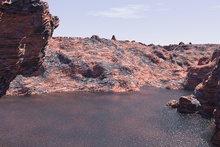
%> input picture Lab1CV/Codes/data/landscape-b.jpg, 220 x 147 px, shrunk from 720 x 480 before the run
$ octave main.m   (GNU Octave 9; MATLAB toolbox functions it lacks are replaced by stand-ins)
%> lines starting %> are read from the running program, lines starting %| are printed output that depends on the picture
### Lab1CV/Codes/scale_space/scale_space.m
function pyr = scale_space( im , params )
% The SCALE_SPACE function calculates the scale space
% for a given image

% first make local copies of the params struct

S      = params.S;
omin   = params.omin ;
O      = params.O;
sigma0 = params.sigma0;
sigman = params.sigman;

smin   = params.smin;
smax   = params.smax;


% If omin < 0, multiply the size of the image accordingly
%       if omin = -1 then double the image once
%       if omin = -2 then double the image twice etc...
% Do the same for omin > 0 but then halve the image instead of doubling it
if omin < 0
	for o=1:-omin
		im = double_image(im) ;
	end
elseif omin > 0
	for o=1:omin
		im = half_image(im) ;
	end
end

% store the size of the image
[M,N] = size(im);

% --------------------------------------------------------------------
% --------------------------------------------------------------------
% --------------------------------------------------------------------
%
% The first level of the first octave has scale index (o,s) =
% (omin,smin) and scale coordinate
%
%    sigma(omin,smin) = sigma0 2^omin k^smin
%
% The input image im is at nominal scale sigma. Thus in order to get
% the first level of the pyramid we need to apply a smoothing of
%
%   sqrt( (sigma0 2^omin k^smin)^2 - sigman^2 ).
%
% As we have pre-scaled the image omin octaves (up or down,
% depending on the sign of omin), we need to correct this value
% by dividing by 2^omin, getting
%
%   sqrt( (sigma0 k^smin)^2 - (sigman/2^omin)^2 )
%
% --------------------------------------------------------------------
% --------------------------------------------------------------------
% --------------------------------------------------------------------

% Let us first compute k
% The scales are separated by a constant multiplicative factor k
% According to Lowe , it is defined k as such:
k = 2^(1/S) ;

% Also lets define the scale index offset
s_offset = -smin+1;

%%%%%%%%%%%%%%
%First Octave%
%%%%%%%%%%%%%%

% let's store the octaves in a cell array. Each cell containing the
% images of a certain scale
pyr=cell(1,O);

% First, initialize the first octave in the pyramid
pyr{1} = zeros(M,N,smax-smin+1);

% Now smooth the first image in the scale of the first octave
% This is necessary since we have resized the image before (doubled it or
% halved depending on omin)

sig = sqrt((sigma0 * k^smin)^2  - (sigman/2^omin)^2);

pyr{1}(:,:,1)  = gaussian_filter(im, sig) ;

for s=smin+1:smax
	% Here we go from (omin,s-1) to (omin,s). The extra smoothing
	% standard deviation is
	%
	%  (sigma0 2^omin 2^(s/S) )^2 - (simga0 2^omin 2^(s/S-1/S) )^2
	%
	% After dividing by 2^omin (to take into account the fact
    % that the image has been pre-scaled omin octaves), the
    % standard deviation of the smoothing kernel is
    %
	%   ssigma = k^s sigma0 sqrt(1-1/k^2)

	ssigma =   k^s * sigma0 * sqrt(1 - 1/k^2) ;
	pyr{1}(:,:,s +s_offset) = gaussian_filter(pyr{1}(:,:,s-1 +s_offset), ssigma);

end


%%%%%%%%%%%%%%%%%%%%%%%%%
%The rest of the octaves%
%%%%%%%%%%%%%%%%%%%%%%%%%

for o=2:O
	% We need to initialize the first level of octave (o,smin) from
	% the closest possible level of the previous octave. A level (o,s)
    % in this octave corresponds to the level (o-1,s+S) in the previous
    % octave. In particular, the level (o,smin) correspnds to
    % (o-1,smin+S). However (o-1,smin+S) might not be among the levels
    % (o-1,smin), ..., (o-1,smax) that we have previously computed.
    % The closest one is
    %
	%                       /  smin+S    if smin+S <= smax
	% (o-1,sbest) , sbest = |
	%                       \  smax      if smin+S > smax
	%
	% The amount of extra smoothing we need to apply is then given by
	%
	%  ( sigma0 2^o 2^(smin/S) )^2 - ( sigma0 2^o 2^(sbest/S - 1) )^2
	%
    % As usual, we divide by 2^o to cancel out the effect of the
    % downsampling and we get
    %
	%  ( sigma 0 k^smin )^2 - ( sigma0 2^o k^(sbest - S) )^2
    %
	sbest = min(smin + S, smax) ;
	TMP = half_image(pyr{o-1}(:,:,sbest+s_offset)) ;

    target_sigma = sigma0 * k^smin ;
	prev_sigma = sigma0 * k^(sbest - S) ;

	if(target_sigma > prev_sigma)
          TMP = gaussian_filter(TMP, sqrt(target_sigma^2 - prev_sigma^2) ) ;
	end
	[M,N] = size(TMP) ;

	pyr{o}        = zeros(M,N,smax-smin+1) ;
	pyr{o}(:,:,1) = TMP ;

	for s=smin+1:smax
		% The other levels are determined as above for the first octave.
		ssigma = k^s * sigma0 * sqrt(1 - 1/k^2) ;
		pyr{o}(:,:,s +s_offset) = gaussian_filter(pyr{o}(:,:,s-1+s_offset), ssigma);
	end

end

end

### Lab1CV/Codes/scale_space/double_image.m
function imd = double_image( I )

%Double the image size as suggested by Lowe
[M,N]=size(I) ;
imd = zeros(2*M,2*N) ;
imd(1:2:end,1:2:end) = I ;
imd(2:2:end-1,2:2:end-1) = ...
	0.25*I(1:end-1,1:end-1) + ...
	0.25*I(2:end,1:end-1) + ...
	0.25*I(1:end-1,2:end) + ...
	0.25*I(2:end,2:end) ;
imd(2:2:end-1,1:2:end) = ...
	0.5*I(1:end-1,:) + ...
    0.5*I(2:end,:) ;
imd(1:2:end,2:2:end-1) = ...
	0.5*I(:,1:end-1) + ...
    0.5*I(:,2:end) ;

end

### Lab1CV/Codes/scale_space/gaussian_filter.m
function im_filtered = gaussian_filter( im, sigma )
% GAUSSIAN_FILTER filters given image by convolving it
% with a Gaussian kernel with a given sigma

    assert(ndims(im) == 2, 'Image must be greyscale');

    % if needed, convert im to double
    if ~strcmp(class(im),'double')
        im = double(im);
    end

    % set the size of the filter window
    sze = ceil(6*sigma);

    % ensure filter size is odd
    if ~mod(sze,2)
        sze = sze+1;
    end

    % and make sure it is at least 1
    sze = max(sze,1);

    h = fspecial('gaussian', [sze sze], sigma);

    im_filtered = filter2(h, im);

end

### Lab1CV/Codes/scale_space/half_image.m
function imh = half_image( I )

% halves the image size as described by Lowe
imh=I(1:2:end,1:2:end) ;

end

### Lab1CV/Codes/scale_space/difference_of_gaussians.m
function dog = difference_of_gaussians( pyramid, params )

% For each octave, compute the differences between consecutive scales and
% store the difference image
dog=cell(1,params.O);
for o=1:params.O
    [M,N,S] = size(pyramid{o}) ;
    dog{o} = zeros(M,N,params.S-1) ;
    for s=1:S-1
        dog{o}(:,:,s) = pyramid{o}(:,:,s+1) - pyramid{o}(:,:,s) ;
    end
end

end

### Lab1CV/Codes/scale_space/find_extremas.m
function keypoints = find_extremas( dog, params )
% FIND_EXTREMAS is a function that needs to take as input a computed difference of gaussian space and some parameters.
% It should return a a binary image where each found extrema has a value of 1 and the rest has value of 0.

% define the search radius
radius = 2;

% intialize keypoints image to have the size of the original input image
keypoints = zeros(size(dog{-params.omin+1}(:,:,1)));
[m n] = size (keypoints);
for o = 1:params.O
    [M,N,S] = size(dog{o}) ;
    for s=2:S-1

        % iterate over image pixels excluding a 1-pixel border (we compare 3x3 spatial neighborhood)
        for y = 2:M-1
            for x = 2:N-1
                % value at current location and scale
                val = dog{o}(y,x,s);

                % extract 3x3x3 neighborhood (spatial 3x3, scales s-1..s+1)
                nb = dog{o}(y-1:y+1, x-1:x+1, s-1:s+1);

                % convert to vector and remove the center element for comparison
                v = nb(:);
                center_idx = 14; % linear index of center in a 3x3x3 block
                v(center_idx) = [];

                % check for strict maxima / minima and apply threshold on magnitude
                is_maxima = all(val > v) && abs(val) > params.thresh;
                is_minima = all(val < v) && abs(val) > params.thresh;

                if (is_minima || is_maxima)
                    % first transform the point to the coordinate space of the original image
                    ypt = round(y *2^(params.omin+o-1) );
                    xpt = round(x * 2^(params.omin+o-1) );

                    % take care of the boundaries
                    if(ypt < 1 )
                        ypt = 1;
                    elseif (ypt > m)
                            ypt = m;
                    end
                    if (xpt <1 )
                        xpt = 1;
                    elseif (xpt > n)
                        xpt = n;
                    end

                    % set the values of keypoints to 1
                    keypoints(ypt, xpt) = 1;
                end
            end
        end
    end
end


%%%%%%%%%%%%%%%%%%%%%%%%%%%%%%%%%%%%%%%% Helping Instructions %%%%%%%%%%%%%%%%%%%%%%%%%%%%%%%%%%%%%%%%%%%%%%%%%%%%
% [22 lines of commented-out code are left out]


end

### Lab1CV/Codes/scale_space/main.m
%%%%%%%%%%%%%%%%%%%%%%%%%%%%%%%%%%%%%%%%%%%%%%%%%%%%%%%%%%%%%%%%%%%%%%%%%%%
%%%              LABORATORY 1
%%%              COMPUTER VISION 2025-2026
%%%              SIFT features
%%%%%%%%%%%%%%%%%%%%%%%%%%%%%%%%%%%%%%%%%%%%%%%%%%%%%%%%%%%%%%%%%%%%%%%%%%%

clear all
close all
clc


addpath('../lib/');
addpath('../data/');

% INPUT DATA: reading a picture
I = imread('landscape-b.jpg');
%> I is the input picture: size 147x220x3 uint8; mean R, G, B 132, 117.3, 127.2

% let's only work in the gray scale.
[a,b,c] = size(I);
%> a = 147; b = 220; c = 3
if c == 3
	I = 0.2989*I(:,:,1)+ 0.587*I(:,:,2)+0.114*I(:,:,3);
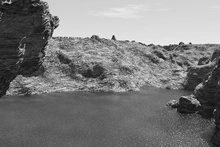
%> I: size 147x220 uint8; min 9, max 246, mean 122.8
end


% make I to be an image with data type double precision
I = double(I);
%> I: size 147x220 double

% get the height and the width of the input image
[M,N] = size(I);
%> M = 147; N = 220


% PARAMETER TUNING: setup some parameters based on Lowe's choices
params.S=3 ; % nb of scales per octave
params.omin=-1 ; % min octave, if it is negative, then we double the image
params.O=floor(log2(min(M,N)))-params.omin-4 ; % total nb of octave, Up to 16x16 images
%> params.O = 4
params.sigma0=1.6*2^(1/params.S) ; % initial sigma
%> params.sigma0 = 2.02
params.sigman=0.5 ; % assumed blur of the input image
params.smin  = -1 ;
params.smax  = params.S +1;
%> params.smax = 4


% build the scale space for the input image
pyramid= scale_space(I, params);
%> the loop in scale_space, `for o=1:-omin` made 1 pass
%> pass 1, in scale_space, `im = double_image(im) ;`:
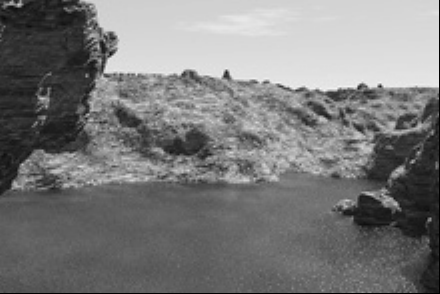
%> im: size 294x440 double; min 0, max 246, mean 122.1
%> in gaussian_filter, `im_filtered = filter2(h, im);`:
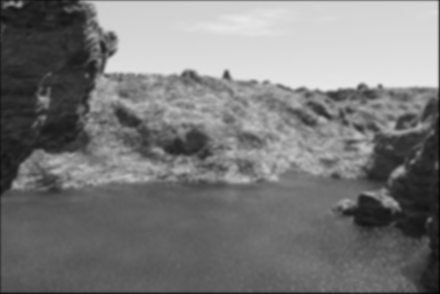
%> im_filtered: size 294x440 double; min 2.97, max 231, mean 121.7
%> the loop in scale_space, `for s=smin+1:smax` made 5 passes
%> pass 3, in gaussian_filter (call 4), `im_filtered = filter2(h, im);`:
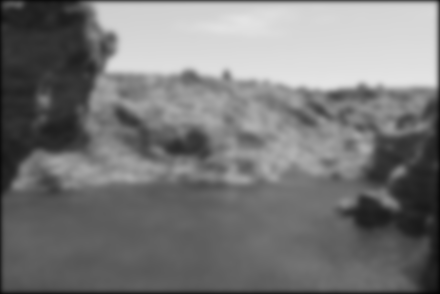
%> im_filtered: size 294x440 double; min 3.17, max 227.7, mean 120.4
%> after the loop in scale_space, `for s=smin+1:smax`: pyr = 4 items
%> the loop in scale_space, `for o=2:O` made 3 passes
%> pass 3, in half_image (call 3), `imh=I(1:2:end,1:2:end) ;`:
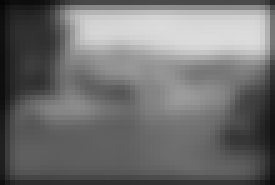
%> imh: size 37x55 double (shown 5 times larger); min 6.23, max 220.6, mean 113
%> pyramid = 4 items

% then compute the Difference of the Gaussian
DOG = difference_of_gaussians(pyramid, params);
%> the loop in difference_of_gaussians, `for o=1:params.O` made 4 passes
%> (M, N) on passes 1 to 4: (294, 440), (147, 220), (74, 110), (37, 55)
%> DOG = 4 items

% finally find points that are extremas in the DOG
params.thresh = 0.8 * (0.04 / params.S / 2 );
%> params.thresh = 0.00533
keypoints = find_extremas(DOG, params);
%> in find_extremas, `keypoints = zeros(size(dog{-params.omin+1}(:,:,1)));`: keypoints: size 147x220 double; every value is 0
%> the loop in find_extremas, `for o = 1:params.O` made 4 passes
%> after the loop in find_extremas, `for o = 1:params.O`:
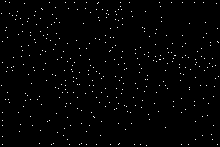
%> keypoints: size 147x220 double; values 0 (black) and 1 (white), 1.2% white in thin lines or dots
%> after the loop in find_extremas, `for o = 1:params.O`: v = 26 values, max -0.717 at index 9, min -8.79 at index 1, mean -3.52; xpt = 20; ypt = 132


% unite the keypoints to one scale
figure(1)
hold on
%set(gcf,'colormap',gray);
imdisp(uint8(I));
%> (this line was passed over: imdisp is not available in this run)

%truesize;
axis off
%imshow(uint8(I));


for y = 1:M
    for x = 1:N
        if keypoints(y,x) > 0
            plot(x,y,'x','MarkerSize',5)
        end
     end
end
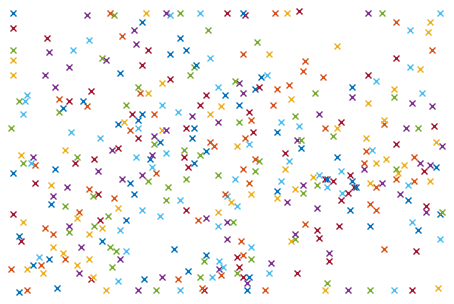
%> figure redrawn from the program's plot data


% To plot just the key-points
figure(2)
spy(keypoints)
